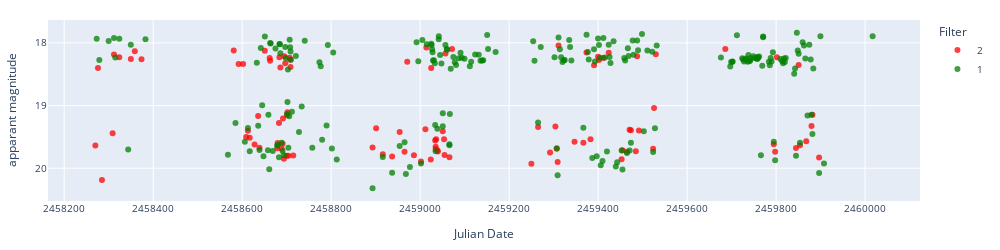
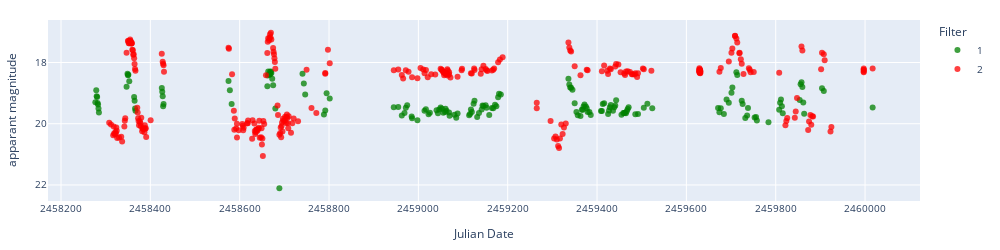
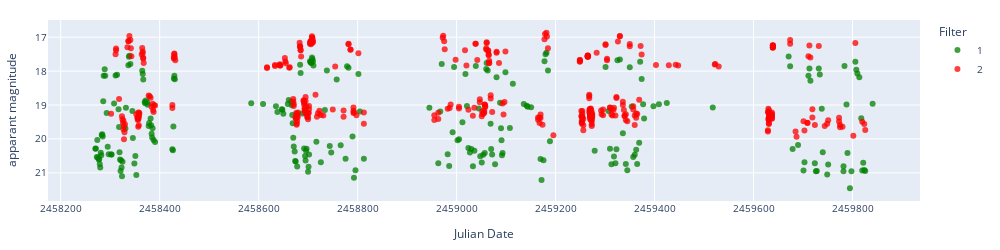
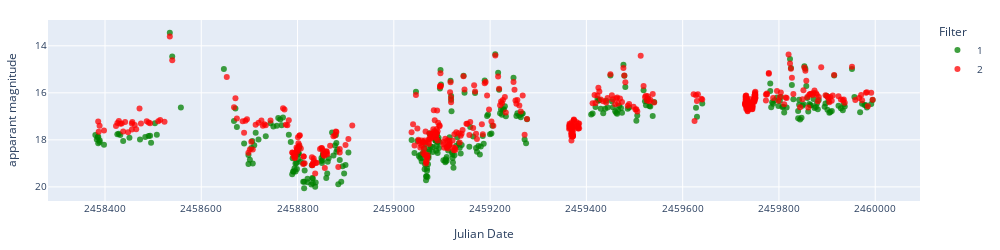

The cell these charts' notebook holds for them, in order:
### Code cell
date = '2023_03_25'

object = 'ZTF18aakynpt'

# Apply errorbars
error = False

if error == True:
        errColalerce1 = 'sigmapsf'
        errColalerce2 = 'sigmapsf_corr_revised'
        errCollasair1 = 'sigmapsf'
        errCollasair2 = 'dc_sigmag'
else:
    errColalerce1 = None
    errColalerce2 = None
    errCollasair1 = None
    errCollasair2 = None

display_start = 0
display_end = 20
label_scheme = 'labels_2'

# objlist = df_ZTF_CVs[df_ZTF_CVs[label_scheme].str.contains('DQ', na=False)]['Xmatch_obj'].iloc[display_start:display_end]
# objtype = df_ZTF_CVs[df_ZTF_CVs[label_scheme].str.contains('DQ', na=False)][label_scheme].iloc[display_start:display_end]
# name = df_ZTF_CVs[df_ZTF_CVs[label_scheme].str.contains('DQ', na=False)]['Name'].iloc[display_start:display_end]

class_list = ['dwarf_nova_Z_Cam']
print(f'Number of objects: {df_ZTF_CVs[df_ZTF_CVs[label_scheme].isin(class_list)].shape[0]}')

objlist = df_ZTF_CVs[df_ZTF_CVs[label_scheme].isin(class_list)]['oid_ztf'].iloc[display_start:display_end]
objtype = df_ZTF_CVs[df_ZTF_CVs[label_scheme].isin(class_list)][label_scheme].iloc[display_start:display_end]
name = df_ZTF_CVs[df_ZTF_CVs[label_scheme].isin(class_list)]['oid_aavso'].iloc[display_start:display_end]

i=0
for object, type, name in zip(objlist, objtype, name):

    print(i, object, type, name)
    
    # Display lasair difference magnitude and apparent magnitude light curves.
    lc_lasair = load_lasair_lc(object, path=f'../lightcurves_dataset/lasair_{date}')
    lc_lasair_appmag = lasair_clean(lc_lasair, limit=25, magerrlim=1)

    # print('Lasair difference magnitude')
    # display_lightcurve(lc_lasair,x='jd',y='magpsf',errorCol=errCollasair1)
    print('Lasair apparent magnitude')
    display_lightcurve(lc_lasair_appmag,x='jd',y='dc_mag',errorCol=errCollasair2)
    i+=1

### Figure 1 — Plotly figure (JSON) as saved in the notebook; plotly's stock layout.template omitted (floating-point values rounded to 4 significant figures; data arrays with more than 128 entries replaced by an {"elided": "..."} marker saying what was removed)
{"data": [{"hovertemplate": "Filter=2<br>Julian Date=%{x}<br>apparant magnitude=%{y}<extra></extra>", "legendgroup": "2", "marker": {"color": "red", "opacity": 0.75, "symbol": "circle"}, "mode": "markers", "name": "2", "orientation": "v", "showlegend": true, "type": "scatter", "x": [2458270, 2458000.0, 2458000.0, 2458000.0, 2458000.0, 2458000.0, 2458000.0, 2458000.0, 2458000.0, 2459000.0, 2459000.0, 2459000.0, 2459000.0, 2459000.0, 2459000.0, 2459000.0, 2459000.0, 2459000.0, 2459000.0, 2459000.0, 2459000.0, 2459000.0, 2459000.0, 2459000.0, 2459000.0, 2459000.0, 2459000.0, 2459000.0, 2459000.0, 2459000.0, 2459000.0, 2459000.0, 2459000.0, 2459000.0, 2459000.0, 2459000.0, 2459000.0, 2459000.0, 2459000.0, 2459000.0, 2459000.0, 2459000.0, 2459000.0, 2459000.0, 2459000.0, 2459000.0, 2459000.0, 2459000.0, 2459000.0, 2459000.0, 2459000.0, 2459000.0, 2459000.0, 2459000.0, 2459000.0, 2459000.0, 2459000.0, 2459000.0, 2459000.0, 2459000.0, 2459000.0, 2459000.0, 2459000.0, 2459000.0, 2459000.0, 2459000.0, 2459000.0, 2459000.0, 2459000.0, 2459000.0, 2459000.0, 2459000.0, 2459000.0, 2459000.0, 2459000.0, 2459000.0, 2459000.0, 2459000.0, 2459000.0, 2459000.0, 2459000.0, 2459000.0, 2459000.0, 2459000.0, 2459000.0, 2459000.0, 2459000.0, 2459000.0, 2459000.0, 2460000.0, 2460000.0, 2460000.0, 2460000.0, 2460000.0, 2460000.0, 2460000.0, 2460000.0, 2460000.0, 2460000.0, 2460000.0, 2460000.0, 2460000.0, 2460000.0], "xaxis": "x", "y": [19.64, 18.4, 20.19, 19.44, 18.18, 18.23, 18.26, 18.13, 18.26, 18.12, 18.34, 18.34, 19.5, 19.4, 19.51, 19.62, 19.17, 19.67, 18.13, 18.24, 18.29, 19.68, 19.6, 19.28, 18.23, 18.39, 19.69, 19.61, 19.21, 19.85, 18.21, 18.32, 19.8, 19.15, 19.11, 19.8, 18.24, 18.27, 18.39, 19.8, 19.67, 19.36, 19.78, 19.81, 19.42, 19.74, 18.3, 19.79, 19.89, 19.38, 18.07, 19.86, 18.4, 19.56, 19.69, 19.66, 19.54, 19.71, 19.73, 19.41, 19.54, 19.79, 18.17, 19.83, 18.1, 19.93, 19.34, 19.75, 19.33, 19.69, 19.9, 18.04, 19.58, 19.59, 18.15, 19.54, 18.36, 18.22, 18.27, 18.24, 18.16, 19.86, 19.71, 19.74, 19.39, 19.4, 19.73, 18.22, 19.4, 19.69, 19.04, 18.18, 18.1, 19.62, 19.74, 18.23, 19.68, 18.35, 19.63, 19.57, 19.33, 19.15, 19.83], "yaxis": "y"}, {"hovertemplate": "Filter=1<br>Julian Date=%{x}<br>apparant magnitude=%{y}<extra></extra>", "legendgroup": "1", "marker": {"color": "green", "opacity": 0.75, "symbol": "circle"}, "mode": "markers", "name": "1", "orientation": "v", "showlegend": true, "type": "scatter", "x": {"elided": "232 float values"}, "xaxis": "x", "y": {"elided": "232 float values"}, "yaxis": "y"}], "layout": {"font": {"size": 10}, "height": 250, "legend": {"title": {"text": "Filter"}, "tracegroupgap": 0}, "margin": {"b": 20, "l": 20, "r": 20, "t": 20}, "width": 1000, "xaxis": {"anchor": "y", "domain": [0, 1], "tickformat": "float", "title": {"text": "Julian Date"}}, "yaxis": {"anchor": "x", "autorange": "reversed", "domain": [0, 1], "title": {"text": "apparant magnitude"}}}}

### Figure 2 — Plotly figure (JSON) as saved in the notebook; plotly's stock layout.template omitted (floating-point values rounded to 4 significant figures; data arrays with more than 128 entries replaced by an {"elided": "..."} marker saying what was removed)
{"data": [{"hovertemplate": "Filter=1<br>Julian Date=%{x}<br>apparant magnitude=%{y}<extra></extra>", "legendgroup": "1", "marker": {"color": "green", "opacity": 0.75, "symbol": "circle"}, "mode": "markers", "name": "1", "orientation": "v", "showlegend": true, "type": "scatter", "x": {"elided": "169 float values"}, "xaxis": "x", "y": {"elided": "169 float values"}, "yaxis": "y"}, {"hovertemplate": "Filter=2<br>Julian Date=%{x}<br>apparant magnitude=%{y}<extra></extra>", "legendgroup": "2", "marker": {"color": "red", "opacity": 0.75, "symbol": "circle"}, "mode": "markers", "name": "2", "orientation": "v", "showlegend": true, "type": "scatter", "x": {"elided": "305 float values"}, "xaxis": "x", "y": {"elided": "305 float values"}, "yaxis": "y"}], "layout": {"font": {"size": 10}, "height": 250, "legend": {"title": {"text": "Filter"}, "tracegroupgap": 0}, "margin": {"b": 20, "l": 20, "r": 20, "t": 20}, "width": 1000, "xaxis": {"anchor": "y", "domain": [0, 1], "tickformat": "float", "title": {"text": "Julian Date"}}, "yaxis": {"anchor": "x", "autorange": "reversed", "domain": [0, 1], "title": {"text": "apparant magnitude"}}}}

### Figure 3 — Plotly figure (JSON) as saved in the notebook; plotly's stock layout.template omitted (floating-point values rounded to 4 significant figures; data arrays with more than 128 entries replaced by an {"elided": "..."} marker saying what was removed)
{"data": [{"hovertemplate": "Filter=1<br>Julian Date=%{x}<br>apparant magnitude=%{y}<extra></extra>", "legendgroup": "1", "marker": {"color": "green", "opacity": 0.75, "symbol": "circle"}, "mode": "markers", "name": "1", "orientation": "v", "showlegend": true, "type": "scatter", "x": {"elided": "239 float values"}, "xaxis": "x", "y": {"elided": "239 float values"}, "yaxis": "y"}, {"hovertemplate": "Filter=2<br>Julian Date=%{x}<br>apparant magnitude=%{y}<extra></extra>", "legendgroup": "2", "marker": {"color": "red", "opacity": 0.75, "symbol": "circle"}, "mode": "markers", "name": "2", "orientation": "v", "showlegend": true, "type": "scatter", "x": {"elided": "392 float values"}, "xaxis": "x", "y": {"elided": "392 float values"}, "yaxis": "y"}], "layout": {"font": {"size": 10}, "height": 250, "legend": {"title": {"text": "Filter"}, "tracegroupgap": 0}, "margin": {"b": 20, "l": 20, "r": 20, "t": 20}, "width": 1000, "xaxis": {"anchor": "y", "domain": [0, 1], "tickformat": "float", "title": {"text": "Julian Date"}}, "yaxis": {"anchor": "x", "autorange": "reversed", "domain": [0, 1], "title": {"text": "apparant magnitude"}}}}

### Figure 4 — Plotly figure (JSON) as saved in the notebook; plotly's stock layout.template omitted (floating-point values rounded to 4 significant figures; data arrays with more than 128 entries replaced by an {"elided": "..."} marker saying what was removed)
{"data": [{"hovertemplate": "Filter=1<br>Julian Date=%{x}<br>apparant magnitude=%{y}<extra></extra>", "legendgroup": "1", "marker": {"color": "green", "opacity": 0.75, "symbol": "circle"}, "mode": "markers", "name": "1", "orientation": "v", "showlegend": true, "type": "scatter", "x": {"elided": "315 float values"}, "xaxis": "x", "y": {"elided": "315 float values"}, "yaxis": "y"}, {"hovertemplate": "Filter=2<br>Julian Date=%{x}<br>apparant magnitude=%{y}<extra></extra>", "legendgroup": "2", "marker": {"color": "red", "opacity": 0.75, "symbol": "circle"}, "mode": "markers", "name": "2", "orientation": "v", "showlegend": true, "type": "scatter", "x": {"elided": "458 float values"}, "xaxis": "x", "y": {"elided": "458 float values"}, "yaxis": "y"}], "layout": {"font": {"size": 10}, "height": 250, "legend": {"title": {"text": "Filter"}, "tracegroupgap": 0}, "margin": {"b": 20, "l": 20, "r": 20, "t": 20}, "width": 1000, "xaxis": {"anchor": "y", "domain": [0, 1], "tickformat": "float", "title": {"text": "Julian Date"}}, "yaxis": {"anchor": "x", "autorange": "reversed", "domain": [0, 1], "title": {"text": "apparant magnitude"}}}}
